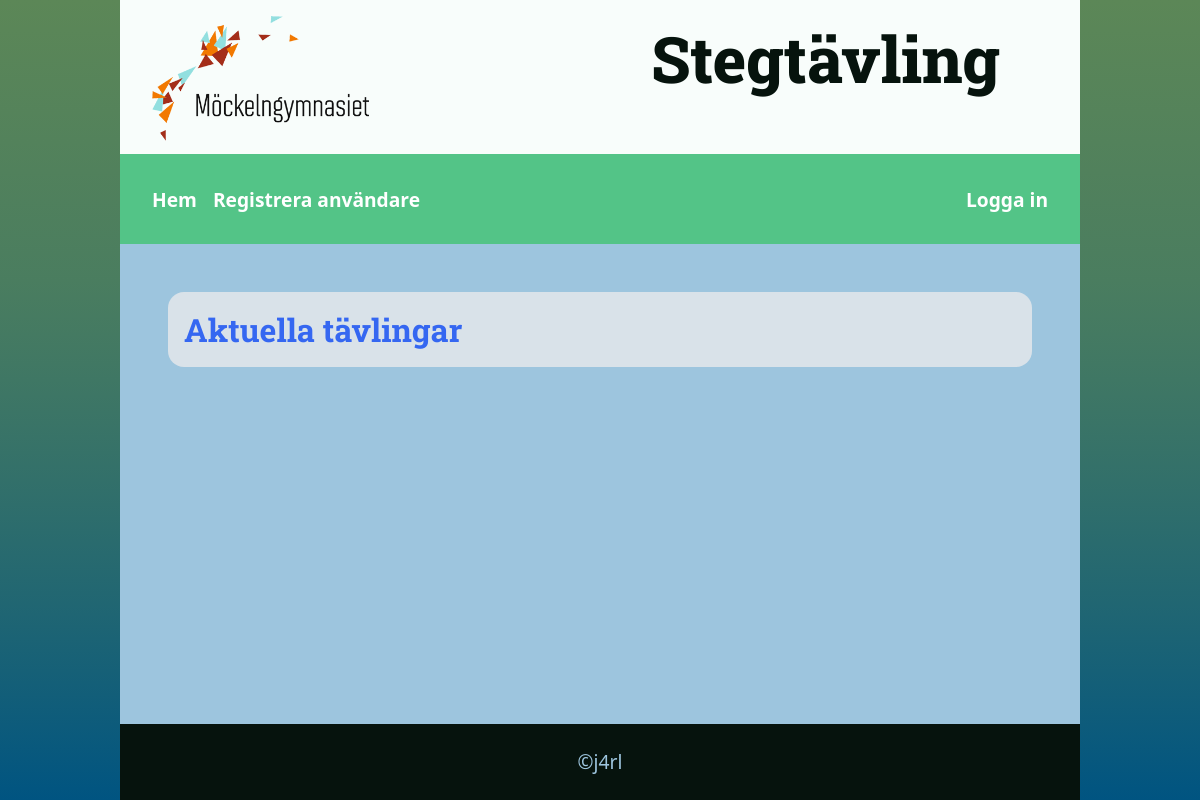
/, run on an earlier commit of the app's database.
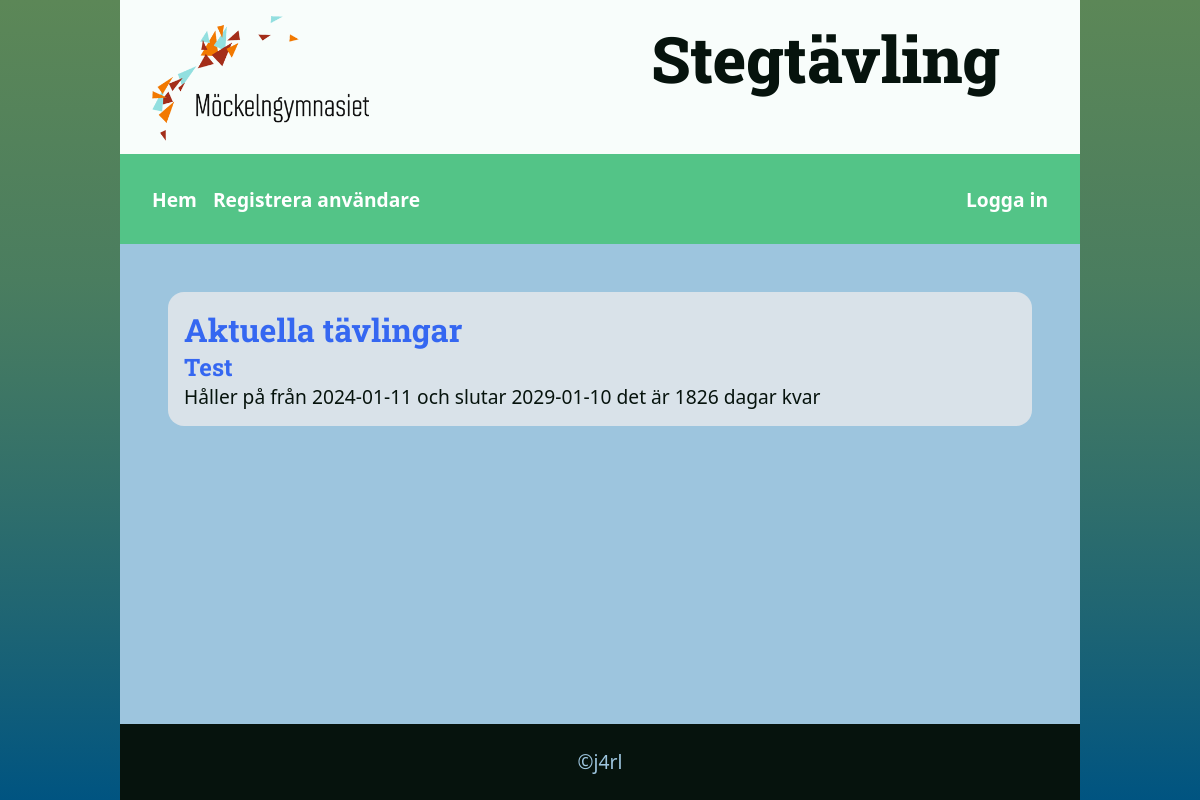
And on a later commit of the database.
### tables this page shows
CREATE TABLE `tblcomp` (
  `id` int(11) NOT NULL,
  `compname` varchar(200) NOT NULL,
  `startdate` date NOT NULL,
  `stopdate` date NOT NULL
);

### func.php (called while the page is built, shortened)
<?php
$db=new Database("mockelngymnasie");
function dateDiff($startDate, $endDate){
    $startTimestamp = strtotime($startDate);
    $endTimestamp = strtotime($endDate);
    $differenceInSeconds = $endTimestamp - $startTimestamp;
    $daysDifference = floor($differenceInSeconds / (60 * 60 * 24));
    return $daysDifference;
}
class Database extends Crypt
{
    function __construct($db_name, $host="localhost", $username="mockelngymnasie", $password="PPeTExVh") {
        $this->mysqli = mysqli_connect($host, $username, $password, $db_name);
    }
    public function runQuery($strQuery){
        $strSQL=$strQuery;
        return $this->mysqli->query($strSQL);
    }
}
?>

### index.php (the view, shortened to what this page needs)
<?php require_once("func.php");
ob_start(); ?>
<?php
        $today = date("Y-m-d");
        $sql="SELECT * FROM tblcomp WHERE startdate<'$today' AND stopdate>'$today'";
        $result=$db->runQuery($sql);
?>
<!DOCTYPE html>
<html lang="en">
<?php require_once("_head.php") ?>
<body>
    <header><img src="Mockelngymnasiet-w400-svart-text-transparent.png" alt="Möckelngymnasiet">Stegtävling</header>
<?php require_once("_menu.php") ?>
    <main>
        <div class="row">
        <section>
            <h1>Aktuella tävlingar</h1>
            <?php while($row=$result->fetch_assoc()) {
                $comptot=$db->getTotStepsForComp($comp);?>
                <h2><?=$row['compname']?></h2>
                <p>Håller på från <?=$row['startdate']?> och slutar <?=$row['stopdate']?> det är <?=dateDiff($row['startdate'],$row['stopdate'])?> dagar kvar</p>
           <?php } ?>
        </section>
        </div>
    </main>
 <?php require_once("_footer.php") ?>
</body>
</html>

What changed in the data, as far as the page shows it:
added tblcomp: compname "Test", startdate "2024-01-11", stopdate "2029-01-10", dateDiff($row['startdate'],$row['stopdate']) "1826"
